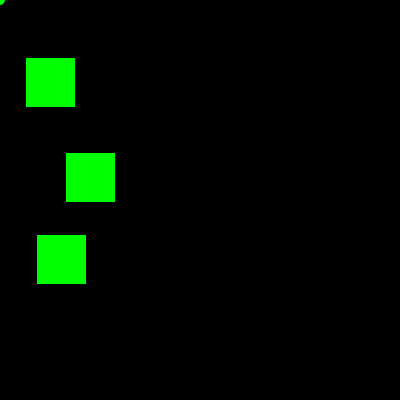
Frame 1 (no input)
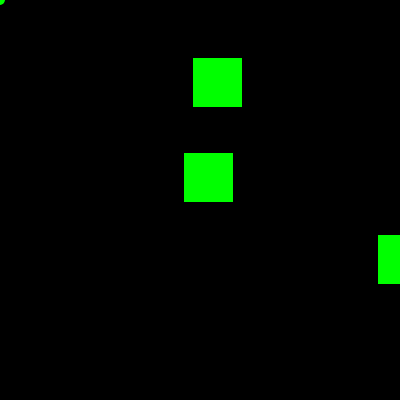
Frame 60 (the mouse pressed at the canvas centre just before this capture)
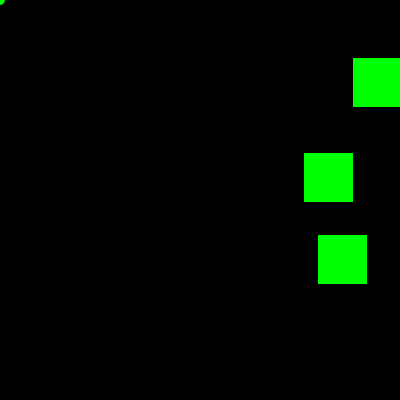
Frame 120 (the mouse held since frame 60 and released just before this capture)

The Processing sketch that drew these frames (run headless with seeded random() and noise(); from frame 60 on, the mouse is pressed at the canvas centre):

// Processing sketch: Frogger
// ── Frogger.pde
int frogX;
int frogY;

Car car1 = new Car(36, 234, 50, 1);
Car car2 = new Car(25, 57, 50, 4);
Car car3 = new Car(65, 152, 50, -2);

void draw() {
  background (0, 0, 0);

  fill(0, 255, 0);
  ellipse(frogX, frogY, 10, 10);
  keyPressed();
  keepFrogInside();

  car1.display();
  car2.display();
  car3.display();

  car1.moveCar();
  car2.moveCar();
  car3.moveCar();

  boolean boolean1 = intersects(car1);
  boolean boolean2 = intersects(car2);
  boolean boolean3 = intersects(car3);

  if (boolean1 == true) {
    frogX = 0;
    frogY = 0;
  } else if (boolean2 == true) {
    frogX = 0;
    frogY = 0;
  } else if (boolean3 == true) {
    frogX = 0;
    frogY = 0;
  }
}
void setup() {
  size(400, 400);
}
void keyPressed() {
  if (key == CODED) {
    if (keyCode == UP)
    {
      //Frog Y position goes up
      frogY--;
    } else if (keyCode == DOWN)
    {
      //Frog Y position goes down 
      frogY++;
    } else if (keyCode == RIGHT)
    {
      //Frog X position goes right
      frogX++;
    } else if (keyCode == LEFT)
    {
      //Frog X position goes left
      frogX--;
    }
  }
}
void keepFrogInside() {
  if (frogY < 0) {
    frogY = 0;
  }
  if (frogY > 400) {
    frogY = 400;
  }
  if (frogX < 0) {
    frogX = 0;
  }
  if (frogX > 400) {
    frogX = 400;
  }
}

class Car {
  int carX = 0;
  int carY = 0;
  int carSize = 25;
  int carSpeed;

  Car(int x, int y, int size, int speed) {
    this.carX = x;
    this.carY = y;
    this.carSize = size;
    this.carSpeed = speed;
  }
  void display() {
    fill(0, 255, 0);
    rect(carX, carY, carSize, 50);
  }
  void moveCar() {
    carX-=carSpeed;
    if (carX<=0) {
      carX = width;
    } else if (carX>=width) {
      carX = 0;
    }
  }
  int getX() {
    return carX;
  }
  int getY() {
    return carY;
  }
  int getSize() {
    return carSize;
  }
}
boolean intersects(Car car) {
  if ((frogY > car.getY() && frogY < car.getY()+50) && (frogX > car.getX() && frogX < car.getX()+car.getSize()))
  {
    return true;
  } else 
  {
    return false;
  }
}
